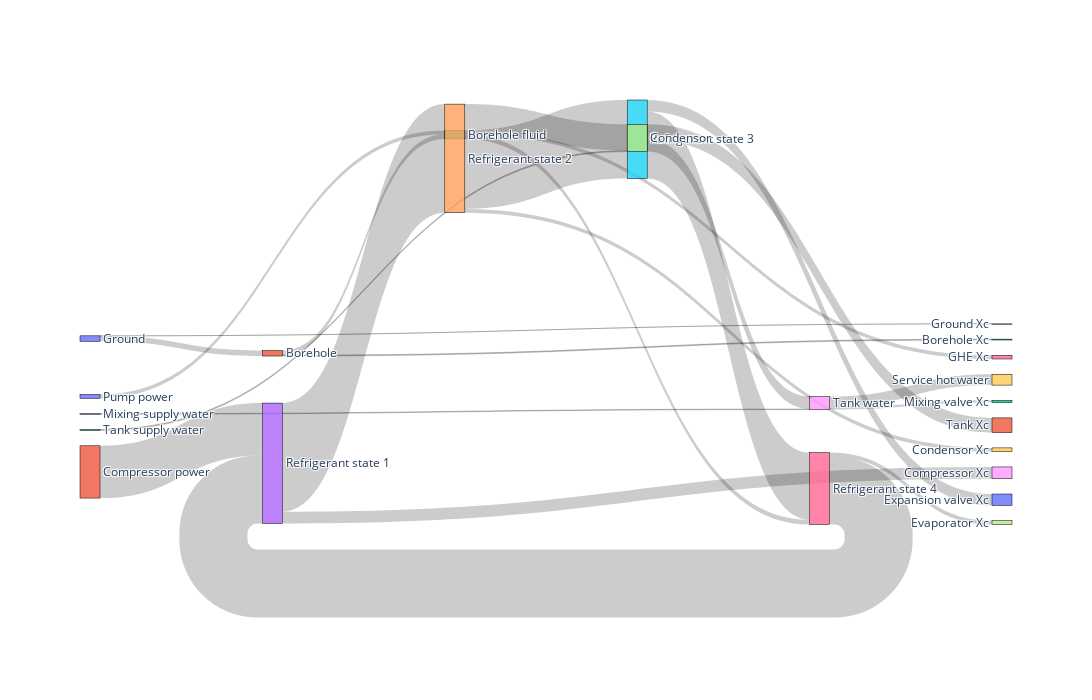

Notebook source saved alongside this figure:
### Code cell
# dV_w_serv가 정의되어 있다고 가정 (예: NumPy 배열)
mask = (dV_w_sup_tank != 0) & (is_on == True)

# 해당 인덱스, 시간(단위: 시간) 프린트
nonzero_indices = np.where(mask)[0]
hours = time * dem.s2h
idx = nonzero_indices[2]
print(f"index={idx}, 시간={hours[idx]:.2f} h")

print(f"X_tank_w[idx]: {X_tank_w[idx]:.2f}")
print(f"X_tank_sup_w[idx]: {X_tank_sup_w[idx]:.2f}")
print(f"Xc_tank[idx]: {Xc_tank[idx]:.2f}")

plot_sankey(idx)

### Figure 1 — Plotly figure (JSON) as saved in the notebook; plotly's stock layout.template omitted (floating-point values rounded to 4 significant figures)
{"data": [{"link": {"source": [0, 0, 1, 1, 10, 2, 2, 5, 6, 6, 11, 3, 3, 4, 4, 4, 5, 12, 7, 7, 13, 8, 8], "target": [1, 14, 2, 15, 2, 6, 16, 6, 3, 17, 3, 4, 18, 5, 7, 19, 20, 7, 8, 21, 8, 9, 22], "value": [281.9, 0.5918, 235.5, 46.45, 200, 244.7, 190.8, 3459.0, 3509.0, 195.4, 2694.0, 5594.0, 608.8, 4048.0, 1351.0, 195.2, 588.8, 51.36, 642.7, 759.4, 31.81, 559.0, 115.4]}, "node": {"label": ["Ground", "Borehole", "Borehole fluid", "Refrigerant\nstate 1", "Refrigerant\nstate 2", "Refrigerant\nstate 3", "Refrigerant\nstate 4", "Condensor", "Tank water", "Service hot water", "Pump power", "Compressor power", "Tank supply water", "Mixing supply water", "Ground Xc", "Borehole Xc", "GHE Xc", "Evaporator Xc", "Compressor Xc", "Condensor Xc", "Expansion valve Xc", "Tank Xc", "Mixing valve Xc"], "line": {"color": "black", "width": 0.5}, "pad": 15, "thickness": 20}, "type": "sankey"}], "layout": {"font": {"size": 12}, "height": 700, "legend": {"orientation": "h", "x": 0.5, "xanchor": "center", "y": -0.2, "yanchor": "bottom"}, "width": 1200}}
